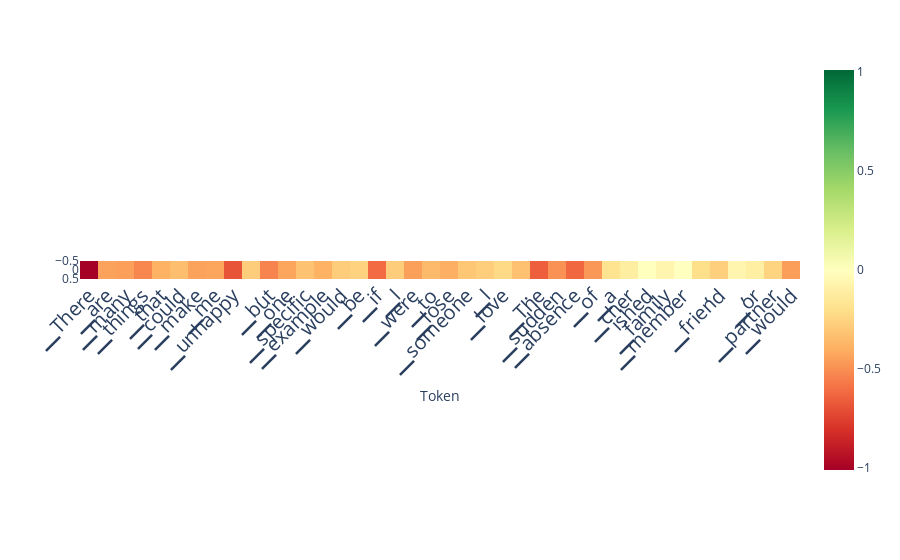

The cell this chart's notebook holds for it:
### Code cell
from lmdoctor.plot_utils import plot_scores_per_token
scores_per_token = ld.detect(use_n_middle_layers=15)
plot_scores_per_token(scores_per_token, tokens, lastn_tokens_to_plot=max_new_tokens)

### Figure 1 — Plotly figure (JSON) as saved in the notebook; plotly's stock layout.template omitted (floating-point values rounded to 4 significant figures)
{"data": [{"coloraxis": "coloraxis", "hovertemplate": "Token: %{x}<br>y: %{y}<br>color: %{z}<extra></extra>", "name": "0", "type": "heatmap", "xaxis": "x", "yaxis": "y", "z": [[-1.009, -0.4392, -0.4502, -0.5234, -0.3889, -0.3352, -0.4395, -0.4285, -0.6865, -0.2769, -0.5332, -0.4287, -0.3225, -0.3875, -0.2771, -0.2576, -0.6133, -0.2769, -0.4468, -0.3555, -0.396, -0.3008, -0.2751, -0.2278, -0.3252, -0.6509, -0.491, -0.6245, -0.4717, -0.179, -0.1118, 0.002075, -0.06702, 0.00191, -0.207, -0.2654, -0.06763, -0.1068, -0.2505, -0.4536]]}], "layout": {"autosize": true, "coloraxis": {"cmax": 1.009, "cmin": -1.009, "colorscale": [[0, "rgb(165,0,38)"], [0.1, "rgb(215,48,39)"], [0.2, "rgb(244,109,67)"], [0.3, "rgb(253,174,97)"], [0.4, "rgb(254,224,139)"], [0.5, "rgb(255,255,191)"], [0.6, "rgb(217,239,139)"], [0.7, "rgb(166,217,106)"], [0.8, "rgb(102,189,99)"], [0.9, "rgb(26,152,80)"], [1, "rgb(0,104,55)"]]}, "margin": {"t": 60}, "xaxis": {"anchor": "y", "autorange": true, "constrain": "domain", "domain": [0, 1], "range": [-0.5, 39.5], "scaleanchor": "y", "tickangle": -45, "tickfont": {"size": 20}, "ticktext": ["▁There", "▁are", "▁many", "▁things", "▁that", "▁could", "▁make", "▁me", "▁unhappy", ",", "▁but", "▁one", "▁specific", "▁example", "▁would", "▁be", "▁if", "▁I", "▁were", "▁to", "▁lose", "▁someone", "▁I", "▁love", ".", "▁The", "▁sudden", "▁absence", "▁of", "▁a", "▁cher", "ished", "▁family", "▁member", ",", "▁friend", ",", "▁or", "▁partner", "▁would"], "tickvals": [0, 1, 2, 3, 4, 5, 6, 7, 8, 9, 10, 11, 12, 13, 14, 15, 16, 17, 18, 19, 20, 21, 22, 23, 24, 25, 26, 27, 28, 29, 30, 31, 32, 33, 34, 35, 36, 37, 38, 39], "title": {"text": "Token"}}, "yaxis": {"anchor": "x", "autorange": true, "constrain": "domain", "domain": [0.4593, 0.5407], "range": [0.5, -0.5]}}}
